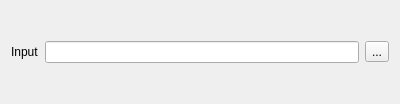
<?xml version="1.0" encoding="UTF-8"?>
<ui version="4.0">
 <class>InputNode</class>
 <widget class="QWidget" name="InputNode">
  <property name="geometry">
   <rect>
    <x>0</x>
    <y>0</y>
    <width>400</width>
    <height>104</height>
   </rect>
  </property>
  <property name="windowTitle">
   <string>Form</string>
  </property>
  <layout class="QVBoxLayout" name="verticalLayout_2">
   <item>
    <layout class="QHBoxLayout" name="horizontalLayout">
     <item>
      <widget class="QLabel" name="filenameLabel">
       <property name="text">
        <string>Input</string>
       </property>
      </widget>
     </item>
     <item>
      <widget class="QLineEdit" name="filenameInput"/>
     </item>
     <item>
      <widget class="QToolButton" name="browseButton">
       <property name="text">
        <string>...</string>
       </property>
      </widget>
     </item>
    </layout>
   </item>
  </layout>
 </widget>
 <resources/>
 <connections/>
</ui>
